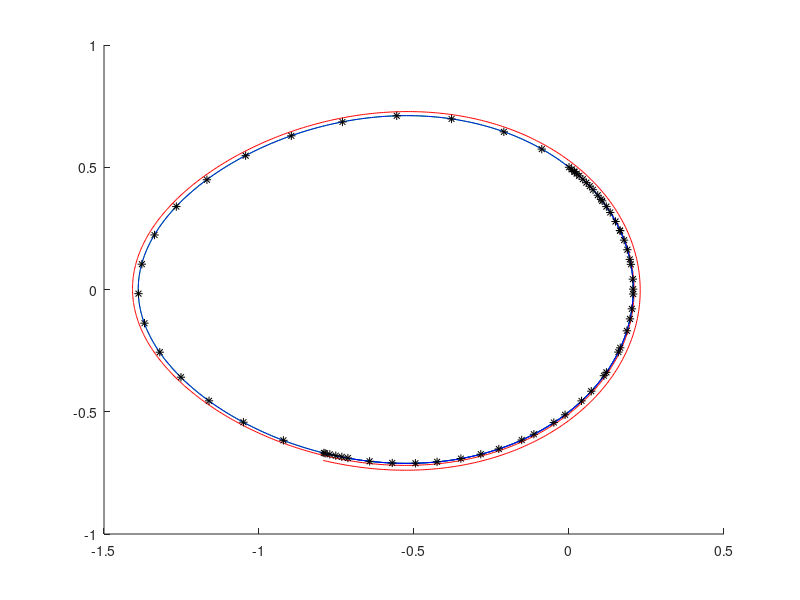

Source code (MATLAB):
function Paul2d2e
clc
clear all
format long

h=0.01;         % Step size
I=-0.5;         % Constant input
tEnd=10;        % End time of simulation
y10=0.0;        % Initial value of y1
y20=0.5;        % Initial value of y2

%% Euler scheme
ret=solveByEuler(h,I,[y10;y20],0,tEnd);
y1=ret(2,:);
y2=ret(3,:);

figure(1)
hold on
plot(y1,y2,'r')

%% RK2
ret=solveByRK2(h,I,[y10;y20],0,tEnd);
y1=ret(2,:);
y2=ret(3,:);

figure(1)
hold on
plot(y1,y2,'g')

%% RK4
ret=solveByRK4(h,I,[y10;y20],0,tEnd);
y1=ret(2,:);
y2=ret(3,:);

figure(1)
hold on
plot(y1,y2,'b')

%% ODE45
[T,Y] = ode45(@(x,y) d_system(x,y,I),[0 tEnd],[y10 y20]);

figure(1)
hold on
plot(Y(:,1),Y(:,2),'k*')

end

function dy=d_system(x,y,I)
    dy(1,1)=y(2);
    dy(2,1)=I-sin(y(1));
end

function val=solveByEuler(h,I,y0,x0,xEnd)
    i=1;
    x(1,i)=x0;
    y(:,i)=y0;
    while (x(1,i)<xEnd)
        y(:,i+1)=y(:,i)+h.*f(y(:,i),I);
        x(1,i+1)=x(1,i)+h;
        
        i=i+1;
    end
    
    val=[x;y];
end

function val=solveByRK2(h,I,y0,x0,xEnd)
    i=1;
    x(1,i)=x0;
    y(:,i)=y0;
    while (x(1,i)<xEnd)
        y_w=y(:,i)+h.*f(y(:,i),I);
        f_xn_h_yw=f(y_w,I);
        y(:,i+1)=y(:,i)+1/2.*h.*(f(y(:,i),I)+f_xn_h_yw);
        
        x(1,i+1)=x(1,i)+h;
        
        i=i+1;
    end
    
    val=[x;y];
end

function val=solveByRK4(h,I,y0,x0,xEnd)
    i=1;
    x(1,i)=x0;
    y(:,i)=y0;
    while (x(1,i)<xEnd)
        k1=h.*f(y(:,i),I);
        k2=h.*f(y(:,i)+1/2.*k1,I);
        k3=h.*f(y(:,i)+1/2.*k2,I);
        k4=h.*f(y(:,i)+k3,I);

        y(:,i+1)=y(:,i)+1/6.*(k1+2.*k2+2.*k3+k4);
        
        x(1,i+1)=x(1,i)+h;
        
        i=i+1;
    end
    
    val=[x;y];
end

function val=f(y,I)
    val=[y(2,1);I-sin(y(1,1))];
end
